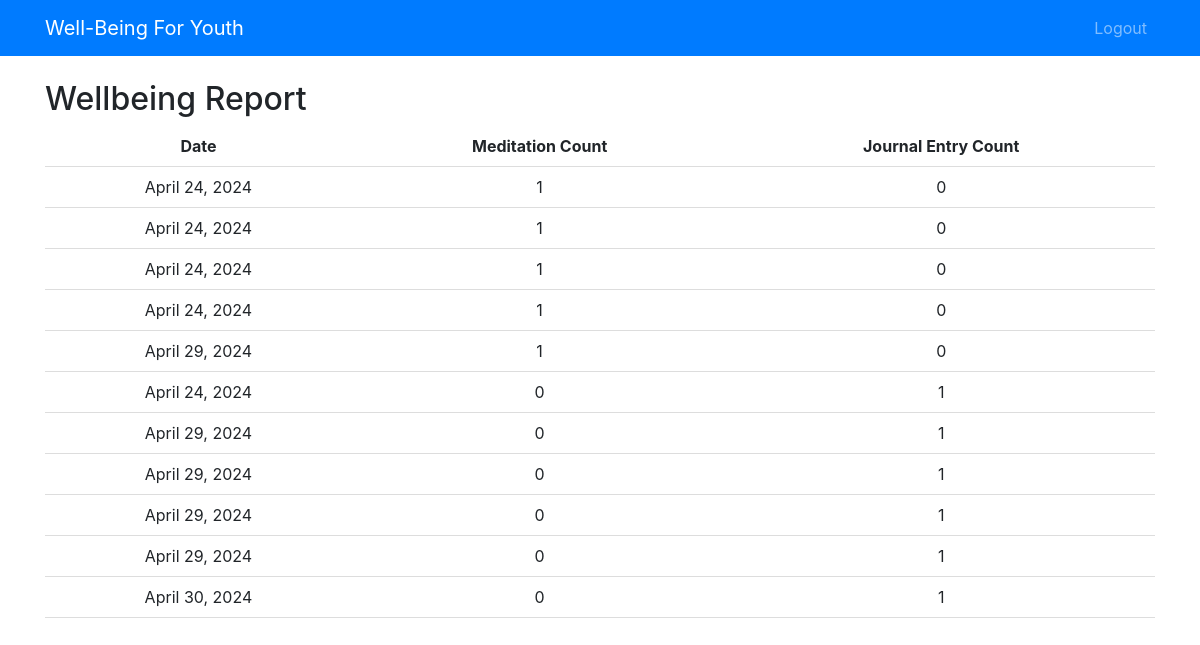
The page /wellbeing-report/ (signed in) on the database its author committed.
### blog/models.py (models this page shows)
class Journaling(models.Model):
    author = models.ForeignKey(User, on_delete=models.CASCADE, null=True)
    person = models.ForeignKey(Person, on_delete=models.CASCADE, related_name='journal_entries')
    entry_number = models.PositiveIntegerField()
    entry_text = models.TextField(blank=True)  # Add this field to store the journal entry text
    date = models.DateField(default=now)
    created_date = models.DateTimeField(auto_now_add=True)
    published_date = models.DateTimeField(null=True, blank=True)

### blog/views.py (the view)
# urls.py: path('wellbeing-report/', views.wellbeing_report, name='wellbeing_report'),
@login_required
def wellbeing_report(request):
    try:
        person = request.user.person
        meditations = Meditation.objects.filter(person=person).order_by('created_date')
        journals = Journaling.objects.filter(person=person).order_by('date')
        data = []
        for meditation in meditations:
            data.append({'date': meditation.created_date.date(), 'meditation_count': 1, 'journal_count': 0})
        for journal in journals:
            data.append({'date': journal.date, 'meditation_count': 0, 'journal_count': 1})
        return render(request, 'blog/wellbeing_report.html', {'data': data})
    except Person.DoesNotExist:
        return render(request, 'blog/wellbeing_report.html', {'data': []})

### blog/templates/blog/wellbeing_report.html (shortened to what this page needs)
{% extends 'base.html' %}
{% block content %}
    <h2>Wellbeing Report</h2>
    <table>
        <thead>
            <tr>
                <th>Date</th>
                <th>Meditation Count</th>
                <th>Journal Entry Count</th>
            </tr>
        </thead>
        <tbody>
            {% for item in data %}
                <tr>
                    <td>{{ item.date }}</td>
                    <td>{{ item.meditation_count }}</td>
                    <td>{{ item.journal_count }}</td>
                </tr>
            {% endfor %}
        </tbody>
    </table>
{% endblock %}

### blog/templates/blog/wellbeing_report.html (style rules this page uses)
table { width: 100%; border-collapse: collapse; }
th, td { padding: 8px; text-align: center; border-bottom: 1px solid #ddd; }

### rows shown on the page
Journaling: date "April 24, 2024"
Journaling: date "April 29, 2024"
Journaling: date "April 29, 2024"
Journaling: date "April 29, 2024"
Journaling: date "April 29, 2024"
Journaling: date "April 30, 2024"

### other values the page prints
{{ item.date }} "April 24, 2024" "April 24, 2024" "April 24, 2024" "April 24, 2024" "April 29, 2024"
{{ item.meditation_count }} "1" "1" "1" "1" "1" "0" "0" "0" "0" "0" "0"
{{ item.journal_count }} "0" "0" "0" "0" "0" "1" "1" "1" "1" "1" "1"
